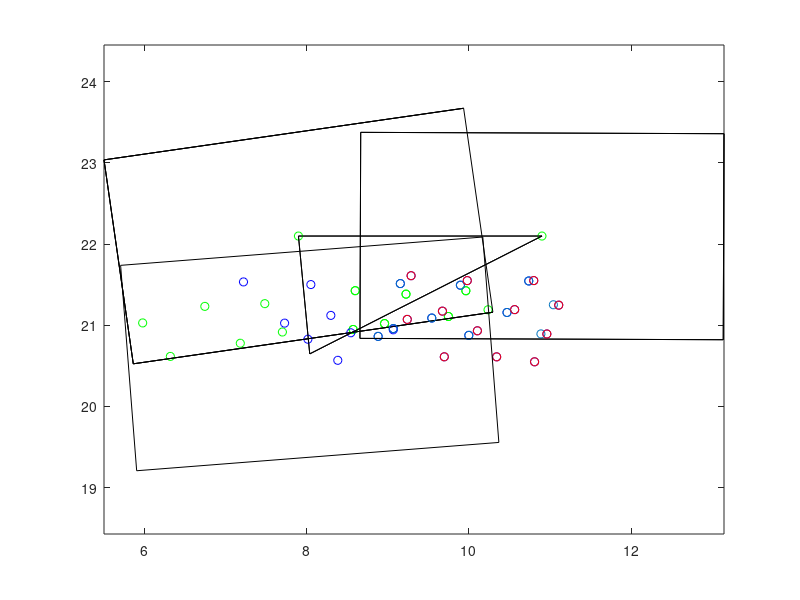

The MATLAB script that drew this image:
close all;
figure;

Targets121_x = [10.23776180767993,9.749670538827203,9.96481309917904,8.96307024387794,9.227235785521227,8.576071240412974,8.601467997360883,];
Targets121_y = [21.190285970982764,21.107397917280853,21.424601837006445,21.02011828015014,21.382820466319533,20.947469074515148,21.425464610867724,];
center121_x = [7.902286360389227,10.902286360389226];
center121_y = [22.09858297840011,22.09858297840011];
image_corners121_x = [9.936954757334561,5.506968446292532,5.867617963443893,10.297604274485922,9.936954757334561];
image_corners121_y = [23.6726954217616,23.03675010651803,20.52447053503862,21.160415850282188,23.6726954217616];
labs1 = 1:length(Targets121_x);
plot(Targets121_x, Targets121_y,'go',center121_x, center121_y,'k',center121_x, center121_y,'go',image_corners121_x,image_corners121_y,'k');
axis equal;
axis tight;
hold on;
Targets122_x = [9.157306174906154,8.884154589909341,9.070638688420052,9.897497836955703,9.544890867652965,10.000944905650584,10.73947838278642,10.471535071865123,]
Targets122_y = [
21.51287976631311,20.862465367676197,20.959061755555904,21.493198476716884,21.088425445874137,20.8752200388634,21.54504897477585,21.156880489589096,]
center122_x = [7.902286360389227,10.902286360389226];
center122_y = [22.09858297840011,22.09858297840011];
image_corners122_x = [13.144704245979284,8.669335379230635,8.659868474799168,13.135237341547818,13.144704245979284];
image_corners122_y = [23.359244509604814,23.375937817752295,20.837921447195406,20.821228139047925,23.359244509604814];
plot(Targets122_x, Targets122_y,'bo',center122_x, center122_y,'k',image_corners122_x,image_corners122_y,'k');
axis equal;
axis tight;
hold on;
Targets151_x = [6.324596056376938,5.9833283904269585,7.185922765780065,6.748911241956693,7.704485237861957,7.487690720671677,8.576071240412974,8.96307024387794,8.601467997360883,9.227235785521227,9.749670538827203,9.96481309917904,]
Targets151_y = [20.61571240889783,21.028251284877474,20.777820685887242,21.23216955281531,20.916364073776013,21.265576658263953,20.947469074515148,21.02011828015014,21.425464610867724,21.382820466319533,21.107397917280853,21.424601837006445,]
center151_x = [7.902286360389227,8.041380508896228];
center151_y = [22.09858297840011,20.646787794864878];
image_corners151_x = [9.936954757334561,5.506968446292532,5.867617963443893,10.297604274485922,]
image_corners151_y = [23.6726954217616,23.03675010651803,20.52447053503862,21.160415850282188,]
plot(Targets151_x, Targets151_y,'go',center151_x, center151_y,'k',image_corners151_x,image_corners151_y,'k');
axis equal;
axis tight;
hold on;
Targets152_x = [10.800850387905653,11.108783331441574,10.962577764888483,10.565754115877626,9.981987527149453,10.811166137031952,9.289902226489934,10.106681125746084,9.676187816550922,10.343910630711498,9.242873551675679,9.698941608756396,9.070433992659702,8.055253123185592,8.301314534629782,8.547172260128296,7.225318895245173,8.386996621108214,8.018772361608672,7.731731558601749,]
Targets152_y = [
21.549831360271142,21.247192081928826,20.89208481866073,21.192019223378484,21.54947217512007,20.54929951641629,21.60993761416697,20.931260599574742,21.173404876007755,20.610366159012763,21.071649046987346,20.61086990438471,20.943611038763756,21.500706700275277,21.12110115987779,20.906955069406514,21.533425826046408,20.567727717022183,20.827467911097525,21.025666195369805,];
center152_x = [7.902286360389227,8.041380508896228];
center152_y = [22.09858297840011,20.646787794864878];
image_corners152_x = [9.936954757334561,5.506968446292532,5.867617963443893,10.297604274485922,]
image_corners152_y = [23.6726954217616,23.03675010651803,20.52447053503862,21.160415850282188,]
plot(Targets152_x, Targets152_y,'bo',center152_x, center152_y,'k',image_corners152_x,image_corners152_y,'k');
axis equal;
axis tight;
hold on;

Targets1_x = [8.884154589909341,9.157306174906154,9.070638688420052,9.544890867652965,9.897497836955703,10.000944905650584,10.471535071865123,10.73947838278642,10.889329526215757,11.042951653243628,];
Targets1_y = [20.862465367676197,21.51287976631311,20.959061755555904,21.088425445874137,21.493198476716884,20.8752200388634,21.156880489589096,21.54504897477585,20.893056758733692,21.25204106363003,];
labs1 = 1:length(Targets1_x);
center1_x = [10.902286360389226,8.041380508896228];
center1_y = [22.09858297840011,20.646787794864878];
image_corners1_x = [13.144704245979284,8.669335379230635,8.659868474799168,13.135237341547818,13.144704245979284];
image_corners1_y = [23.359244509604814,23.375937817752295,20.837921447195406,20.821228139047925,23.359244509604814];
plot(Targets1_x, Targets1_y,'o',center1_x, center1_y,'k',image_corners1_x,image_corners1_y,'k');
axis equal;
axis tight;
%labelpoints(Targets1_x,Targets1_y,labs1,'SE',0.2,1) 
hold on;
Targets2_x = [11.108783331441574,10.962577764888483,10.811166137031952,10.800850387905653,10.565754115877626,10.343910630711498,10.106681125746084,9.698941608756396,9.981987527149453,9.676187816550922,9.242873551675679,9.289902226489934,];
Targets2_y = [
21.247192081928826,20.89208481866073,20.54929951641629,21.549831360271142,21.192019223378484,20.610366159012763,20.931260599574742,20.61086990438471,21.54947217512007,21.173404876007755,21.071649046987346,21.60993761416697,];
labs2 = 1:length(Targets2_x);
center2_x = [10.902286360389226,8.041380508896228];
center2_y = [22.09858297840011,20.646787794864878];
image_corners2_x = [10.173389679702717,5.711597964889666,5.9093713380897395,10.37116305290279,10.173389679702717];
image_corners2_y = [22.08631631680204,21.737575935392577,19.20725927292771,19.555999654337175,22.08631631680204];
plot(Targets2_x, Targets2_y,'ro',center2_x, center2_y,'k',image_corners2_x,image_corners2_y,'k');
axis equal;
axis tight;

%hold on;
%text(Targets_x+dx,Targets_y, c);
%Targets2_x = [11.108783331441574,10.962577764888483,10.811166137031952,10.800850387905653,10.565754115877626,10.343910630711498,10.106681125746084,9.698941608756396,9.981987527149453,9.676187816550922,9.242873551675679,9.289902226489934,];
%Targets2_y = [
%21.247192081928826,20.89208481866073,20.54929951641629,21.549831360271142,21.192019223378484,20.610366159012763,20.931260599574742,20.61086990438471,21.54947217512007,21.173404876007755,21.071649046987346,21.60993761416697,];
%labs2 = 1:length(Targets2_x);
%center2_x = [10.902286360389226,8.041380508896228];
%center2_y = [22.09858297840011,20.646787794864878];
%image_corners2_x = [10.173389679702717,5.711597964889666,5.9093713380897395,10.37116305290279,10.173389679702717];
%image_corners2_y = [22.08631631680204,21.737575935392577,19.20725927292771,19.555999654337175,22.08631631680204];
%plot(Targets2_x, Targets2_y,'x',center2_x, center2_y,'k',image_corners2_x,image_corners2_y,'k');
%axis equal;
%axis tight;
%text(Targets_x+dx,Targets_y, c);
%subplot(1,2,2);
%plot(Targets1_x, Targets1_y,'o',center1_x, center1_y,'k',image_corners1_x,image_corners1_y,'k');
%hold on;
%axis equal;
%axis tight;
%plot(Targets2_x, Targets2_y,'x',center2_x, center2_y,'k',image_corners2_x,image_corners2_y,'k');
%axis equal;
%axis tight;
%labelpoints(Targets2_x,Targets2_y,labs2,'SE',0.2,1)